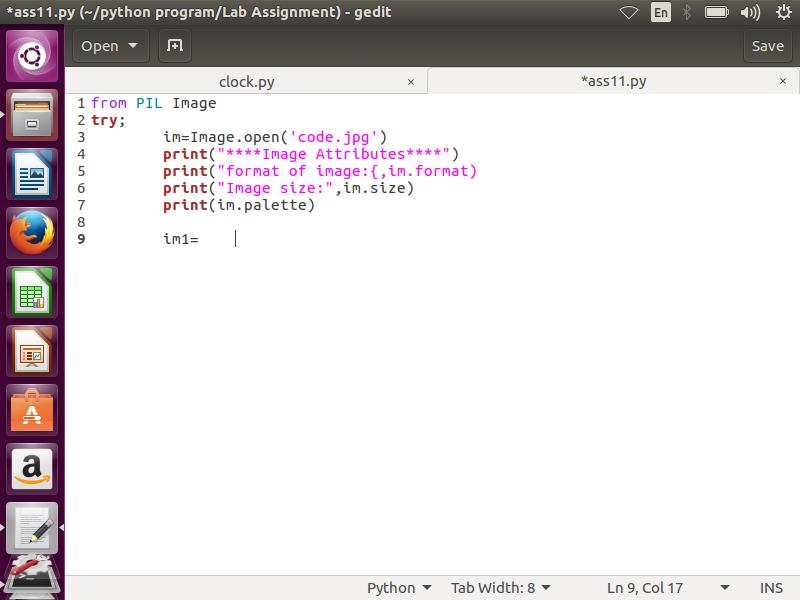
#> input picture python-program/Lab Assignment/ass11/code.jpg, 800 x 600 px; the run also reads 1 picture not shown here
$ python ass11.py
#> lines starting #> are read from the running program, lines starting #| are printed output that depends on the picture
from PIL import Image
try:
	im=Image.open('code.jpg')
#> im is the input picture: PIL image 800x600 RGB; mean R, G, B 224.1, 220.3, 221.5
	print("****Image Attributes****")
	print("format of image:",im.format)
#| format of image: JPEG
	print("Image size:",im.size)
#| Image size: (800, 600)
	print(im.palette)
#| None

	im1=Image.open('code2.jpg')
	box=(250,250,600,700)
	crop_img=im1.crop(box)
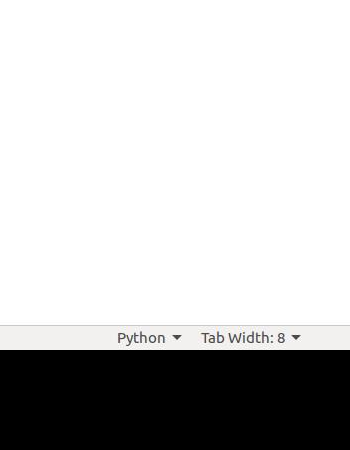
#> crop_img: PIL image 350x450 RGB; mean R, G, B 197, 196.9, 196.8
	crop_img.save('crop_img.jpg')
	print(crop_img.size)
#| (350, 450)
except OSError:
	print("Image not found")
